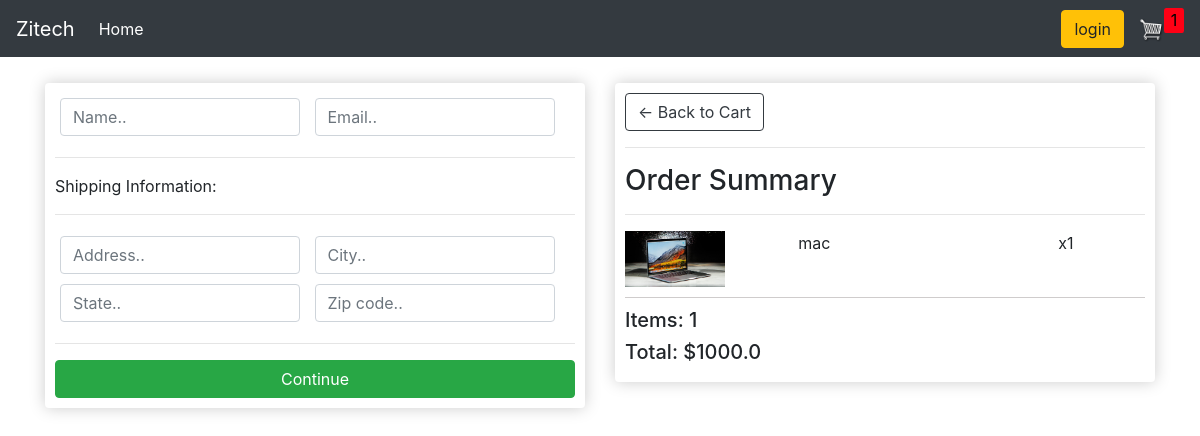
Screenshot of /checkout/ (signed in) with the database file from the repository.
### app/models.py (models this page shows, shortened)
class Article_commande(models.Model):
    Produit = models.ForeignKey(Produit,on_delete=models.SET_NULL,blank=True,null=True)
    ordre = models.ForeignKey(Ordre,on_delete=models.SET_NULL,blank=True,null=True)
    quantite = models.IntegerField(default=0,blank=True,null=True)
    date_ajouter = models.DateTimeField(auto_now_add=True)
    @property
    def totale(self):
        total = self.Produit.prix * self.quantite
        return total

class Produit(models.Model):
    nom = models.CharField(max_length=200)
    prix = models.FloatField(max_length=200)
    digital = models.BooleanField(default=False, null=True, blank=True)
    image = models.ImageField(null=True,blank=True)
    @property
    def  imageUrl(self):
        try:
            url = self.image.url
        except:
            url = ''
        return url

class Ordre(models.Model):
    client = models.ForeignKey(Client,on_delete=models.SET_NULL,blank=True,null=True)
    date_ordre = models.DateTimeField(auto_now_add=True)
    complete = models.BooleanField(default=False,null=True,blank=True)
    transaction_id = models.CharField(max_length=200, null = True)
    @property
    def get_prix_total(self):
        article_commande = self.article_commande_set.all()
        total = sum([article.totale for article in article_commande])
        return total
    @property
    def get_prix_quantite(self):
        article_commande = self.article_commande_set.all()
        quantite = sum([article.quantite for article in article_commande])
        return quantite

### app/views.py (the view)
# urls.py: path('checkout/', views.checkout, name='checkout'),
def checkout(request):
    if request.user.is_authenticated:
        client = request.user.client
        ordre,created = Ordre.objects.get_or_create(client = client,complete=False)
        items = ordre.article_commande_set.all()
        print(items)
        get_prix_quantite = ordre.get_prix_quantite
    else:
        items = []
        ordre = {'get_prix_total':0 , 'get_prix_quantite':0}
        get_prix_quantite = ordre['get_prix_quantite']
    context= {
        "items": items,
        "ordre":ordre,
        "get_prix_quantite":get_prix_quantite
    }
    return render(request,'checkout.html',context)

### app/templates/checkout.html
{% extends 'home.html' %}
{%load static%}
{%block content%}
<div class="row mt-3">
    <div class="col-lg-6">
        <div class="box" id="form-wrapper">
            <form id="form">
                <div id="user-info">
                    <div class="form-field">
                        <input required class="form-control" type="text" name="name" placeholder="Name..">
                    </div>
                    <div class="form-field">
                        <input required class="form-control" type="email" name="email" placeholder="Email..">
                    </div>
                </div>
                <div id="shipping-info">
                    <hr>
                    <p>Shipping Information:</p>
                    <hr>
                    <div class="form-field">
                        <input class="form-control" type="text" name="address" placeholder="Address..">
                    </div>
                    <div class="form-field">
                        <input class="form-control" type="text" name="city" placeholder="City..">
                    </div>
                    <div class="form-field">
                        <input class="form-control" type="text" name="state" placeholder="State..">
                    </div>
                    <div class="form-field">
                        <input class="form-control" type="text" name="zipcode" placeholder="Zip code..">
                    </div>
                </div>
                <hr>
                <input id="form-button" class="btn btn-success btn-block" type="submit" value="Continue">
            </form>
        </div>
    </div>
    <br>
        <div class="col-lg-6">
            <div class="box">
                <a  class="btn btn-outline-dark" href="{%url 'second'%}">&#x2190; Back to Cart</a>
                <hr>
                <h3>Order Summary</h3>
                <hr>
                {% for item in items %}
                    <div class="cart-row">
                        <div style="flex:2"><img class="row-image" src="{{item.Produit.imageUrl}}"></div>
                        <div style="flex:2"><p>{{item.Produit.nom}}</p></div>
                        <div style="flex:1"><p>{{item.Produit.totale|floatformat:2}}</p></div>
                        <div style="flex:1"><p>x{{item.quantite}}</p></div>
                    </div>
                {%endfor%}
                <h5>Items:   {{ordre.get_prix_quantite}}</h5>
                <h5>Total:   ${{ordre.get_prix_total}}</h5>
            </div>
        </div>
</div>
{%endblock%}

### app/static/css/main.css (style rules this page uses)
.box { background-color: #fff; padding: 10px; box-shadow: hsl(0,0%,80%) 0 0 16px; border-radius: 4px; }
.row-image { width: 100px; }
.cart-row { display: flex; align-items: flex-stretch; padding-bottom: 10px; margin-bottom: 10px; border-bottom: 1px solid #cfcccc; }
.form-field { width:250px; display: inline-block; padding: 5px; }
.col-lg-4, .col-lg-6, .col-lg-8, .col-lg-12 { margin-top: 10px; }

### rows the page displays
Article_commande: Produit.imageUrl (picture), Produit.nom "mac", quantite "1"
Ordre: get_prix_quantite "1", get_prix_total "1000.0"

### other values shown
{{ get_prix_quantite }} "1"
